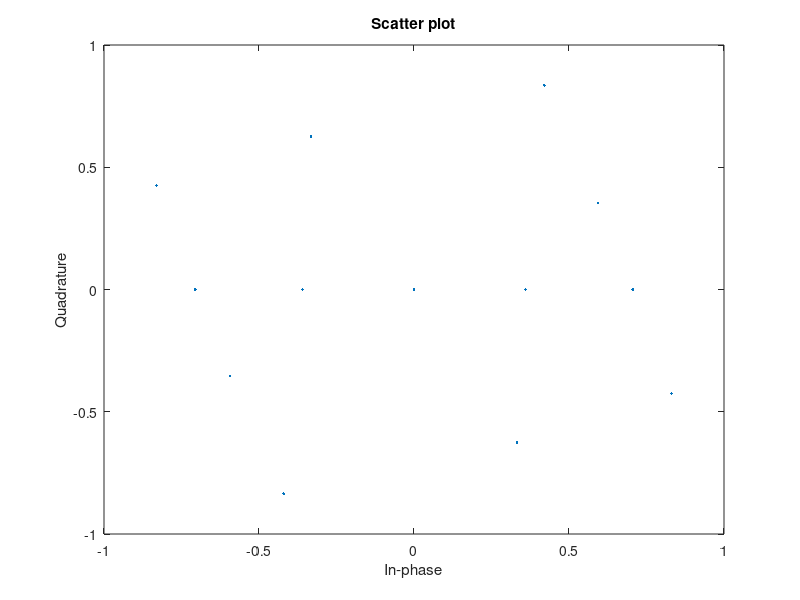

Reproduce this figure in MATLAB. (Note: this script raises an error after producing the figure.)
C1 = [-0.3318+0.6262i -0.8304+0.4252i 0.8304-0.4252i 0.3318-0.6262i;
0                0                 0               0 ;
0.7055           -0.3601         0.3601          -0.7055;
0                0                 0               0 ];


C2 = [0                0                 0               0 ;
     0.7055           -0.3601         0.3601          -0.7055;
      0                0                 0               0 ;     
-0.3318+0.6262i -0.8304+0.4252i 0.8304-0.4252i 0.3318-0.6262i];
 
 C3 = [ 0.3601         0.7055           -0.7055        -0.3601 ;
      -0.4202-0.8350i  0.5933+0.3548i  -0.5933-0.3548i 0.4202+0.8350i;
        0                0                 0               0 ;
      0                0                 0               0 ];
  
  C4 = [0                0                 0               0 ;
      0                0                 0               0;
      -0.3318+0.6262i -0.8304+0.4252i 0.8304-0.4252i 0.3318-0.6262i;
      -0.4202-0.8350i  0.5933+0.3548i  -0.5933-0.3548i 0.4202+0.8350i];
  C5  =[   -0.4202-0.8350i  0.5933+0.3548i  -0.5933-0.3548i 0.4202+0.8350i;
              0                0                 0               0 ;
              0                0                 0               0; 
             0.3601          0.7055           -0.7055           -0.3601];
   C6  = [0                0                 0               0 ;
       -0.3318+0.6262i -0.8304+0.4252i 0.8304-0.4252i 0.3318-0.6262i;
           -0.4202-0.8350i  0.5933+0.3548i  -0.5933-0.3548i 0.4202+0.8350i;             
              0                0                 0               0];
   
   
   CODEBOOK = [C1 C2 C3 C4 C5 C6];
scatterplot(reshape(CODEBOOK,1,[]))

 
[CB]=generate_CB(CODEBOOK,4,6);
plot_combane(CB)
save DE_awgn CB


C1 = [-0.3344-0.7316i  -0.5754+0.2224i  ; 
0                         0;
0.4153-0.4248i  0.4680+0.6328i;
0                        0 ];

C2 =[ 0   0 ;
0.4153-0.4248i  0.4680+0.6328i;
0   0;
-0.3344-0.7316i   -0.5754+0.2224i];

C3 = [-0.4680-0.6328i  0.4153-0.4248i;
    -0.1492-0.5839i  0.7759-0.171i;
    0    0;
    0   0];
C4  = [   0    0;
    0   0;
    -0.3344-0.7316i   -0.5754+0.2224i;
 -0.1492-0.5839i  0.7759-0.1713i];
C5   = [-0.1492-0.5839i  0.7759-0.171i;
     0    0;
    0   0;
    -0.4680-0.6328i  0.4153-0.4248i];
C6 = [0    0;
    -0.3344-0.7316i   -0.5754+0.222i;
    -0.1492-0.5839i  0.7759-0.171i;
    0    0];

     
   CODEBOOK = [C1 -C1(:,end:-1:1) C2 -C2(:,end:-1:1) C3 -C3(:,end:-1:1) C4 -C4(:,end:-1:1) C5 -C5(:,end:-1:1) C6 -C6(:,end:-1:1)];
scatterplot(reshape(CODEBOOK,1,[]))
  
[CB]=generate_CB(CODEBOOK,4,6);
plot_combane(CB)
save DE_rayleigh CB
